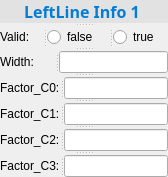
       <widget class="QSplitter" name="splitter_158">
        <property name="orientation">
         <enum>Qt::Vertical</enum>
        </property>
        <widget class="QLabel" name="label_150">
         <property name="font">
          <font>
           <family>Microsoft YaHei</family>
           <pointsize>12</pointsize>
          </font>
         </property>
         <property name="styleSheet">
          <string notr="true">color:rgb(3, 124, 213);
background-color: rgb(226, 226, 227);</string>
         </property>
         <property name="frameShape">
          <enum>QFrame::Box</enum>
         </property>
         <property name="frameShadow">
          <enum>QFrame::Plain</enum>
         </property>
         <property name="lineWidth">
          <number>0</number>
         </property>
         <property name="text">
          <string>&lt;html&gt;&lt;head/&gt;&lt;body&gt;&lt;p&gt;&lt;span style=&quot; font-weight:600;&quot;&gt;LeftLine Info 1 &lt;/span&gt;&lt;/p&gt;&lt;/body&gt;&lt;/html&gt;</string>
         </property>
         <property name="alignment">
          <set>Qt::AlignCenter</set>
         </property>
        </widget>
        <widget class="QSplitter" name="splitter_159">
         <property name="styleSheet">
          <string notr="true">font: 9pt &quot;Microsoft YaHei&quot;;</string>
         </property>
         <property name="orientation">
          <enum>Qt::Horizontal</enum>
         </property>
         <widget class="QLabel" name="label_151">
          <property name="styleSheet">
           <string notr="true">font: 9pt &quot;Microsoft YaHei&quot;;</string>
          </property>
          <property name="text">
           <string>Valid:  </string>
          </property>
         </widget>
         <widget class="QRadioButton" name="radioButton_119">
          <property name="sizePolicy">
           <sizepolicy hsizetype="Preferred" vsizetype="Preferred">
            <horstretch>0</horstretch>
            <verstretch>0</verstretch>
           </sizepolicy>
          </property>
          <property name="styleSheet">
           <string notr="true">font: 9pt &quot;Microsoft YaHei&quot;;</string>
          </property>
          <property name="text">
           <string>false</string>
          </property>
         </widget>
         <widget class="QRadioButton" name="radioButton_120">
          <property name="sizePolicy">
           <sizepolicy hsizetype="Preferred" vsizetype="Preferred">
            <horstretch>0</horstretch>
            <verstretch>0</verstretch>
           </sizepolicy>
          </property>
          <property name="styleSheet">
           <string notr="true">font: 9pt &quot;Microsoft YaHei&quot;;</string>
          </property>
          <property name="text">
           <string>true</string>
          </property>
         </widget>
        </widget>
        <widget class="QSplitter" name="splitter_160">
         <property name="styleSheet">
          <string notr="true">font: 9pt &quot;Microsoft YaHei&quot;;</string>
         </property>
         <property name="orientation">
          <enum>Qt::Horizontal</enum>
         </property>
         <widget class="QLabel" name="label_152">
          <property name="styleSheet">
           <string notr="true">font: 9pt &quot;Microsoft YaHei&quot;;</string>
          </property>
          <property name="text">
           <string>Width:      </string>
          </property>
         </widget>
         <widget class="QLineEdit" name="lineEdit_61">
          <property name="styleSheet">
           <string notr="true">font: 9pt &quot;Microsoft YaHei&quot;;</string>
          </property>
          <property name="text">
           <string/>
          </property>
          <property name="alignment">
           <set>Qt::AlignRight|Qt::AlignTrailing|Qt::AlignVCenter</set>
          </property>
         </widget>
        </widget>
        <widget class="QSplitter" name="splitter_161">
         <property name="styleSheet">
          <string notr="true">font: 9pt &quot;Microsoft YaHei&quot;;</string>
         </property>
         <property name="orientation">
          <enum>Qt::Horizontal</enum>
         </property>
         <widget class="QLabel" name="label_153">
          <property name="styleSheet">
           <string notr="true">font: 9pt &quot;Microsoft YaHei&quot;;</string>
          </property>
          <property name="text">
           <string>Factor_C0:</string>
          </property>
         </widget>
         <widget class="QLineEdit" name="lineEdit_62">
          <property name="styleSheet">
           <string notr="true">font: 9pt &quot;Microsoft YaHei&quot;;</string>
          </property>
          <property name="text">
           <string/>
          </property>
          <property name="alignment">
           <set>Qt::AlignRight|Qt::AlignTrailing|Qt::AlignVCenter</set>
          </property>
         </widget>
        </widget>
        <widget class="QSplitter" name="splitter_162">
         <property name="styleSheet">
          <string notr="true">font: 9pt &quot;Microsoft YaHei&quot;;</string>
         </property>
         <property name="orientation">
          <enum>Qt::Horizontal</enum>
         </property>
         <widget class="QLabel" name="label_154">
          <property name="styleSheet">
           <string notr="true">font: 9pt &quot;Microsoft YaHei&quot;;</string>
          </property>
          <property name="text">
           <string>Factor_C1:</string>
          </property>
         </widget>
         <widget class="QLineEdit" name="lineEdit_63">
          <property name="styleSheet">
           <string notr="true">font: 9pt &quot;Microsoft YaHei&quot;;</string>
          </property>
          <property name="text">
           <string/>
          </property>
          <property name="alignment">
           <set>Qt::AlignRight|Qt::AlignTrailing|Qt::AlignVCenter</set>
          </property>
         </widget>
        </widget>
        <widget class="QSplitter" name="splitter_163">
         <property name="styleSheet">
          <string notr="true">font: 9pt &quot;Microsoft YaHei&quot;;</string>
         </property>
         <property name="orientation">
          <enum>Qt::Horizontal</enum>
         </property>
         <widget class="QLabel" name="label_155">
          <property name="styleSheet">
           <string notr="true">font: 9pt &quot;Microsoft YaHei&quot;;</string>
          </property>
          <property name="text">
           <string>Factor_C2:</string>
          </property>
         </widget>
         <widget class="QLineEdit" name="lineEdit_64">
          <property name="styleSheet">
           <string notr="true">font: 9pt &quot;Microsoft YaHei&quot;;</string>
          </property>
          <property name="text">
           <string/>
          </property>
          <property name="alignment">
           <set>Qt::AlignRight|Qt::AlignTrailing|Qt::AlignVCenter</set>
          </property>
         </widget>
        </widget>
        <widget class="QSplitter" name="splitter_164">
         <property name="styleSheet">
          <string notr="true">font: 9pt &quot;Microsoft YaHei&quot;;</string>
         </property>
         <property name="orientation">
          <enum>Qt::Horizontal</enum>
         </property>
         <widget class="QLabel" name="label_156">
          <property name="styleSheet">
           <string notr="true">font: 9pt &quot;Microsoft YaHei&quot;;</string>
          </property>
          <property name="text">
           <string>Factor_C3:</string>
          </property>
         </widget>
         <widget class="QLineEdit" name="lineEdit_65">
          <property name="styleSheet">
           <string notr="true">font: 9pt &quot;Microsoft YaHei&quot;;</string>
          </property>
          <property name="text">
           <string/>
          </property>
          <property name="alignment">
           <set>Qt::AlignRight|Qt::AlignTrailing|Qt::AlignVCenter</set>
          </property>
         </widget>
        </widget>
       </widget>
